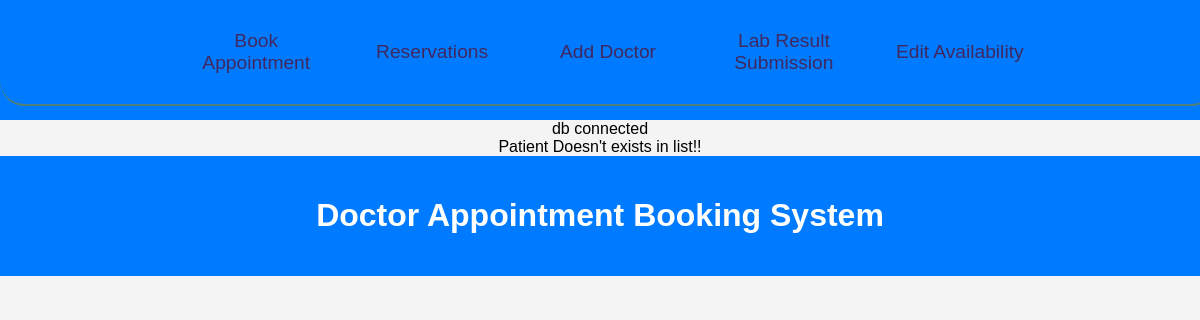
The app's page /lab_results.php, older data.
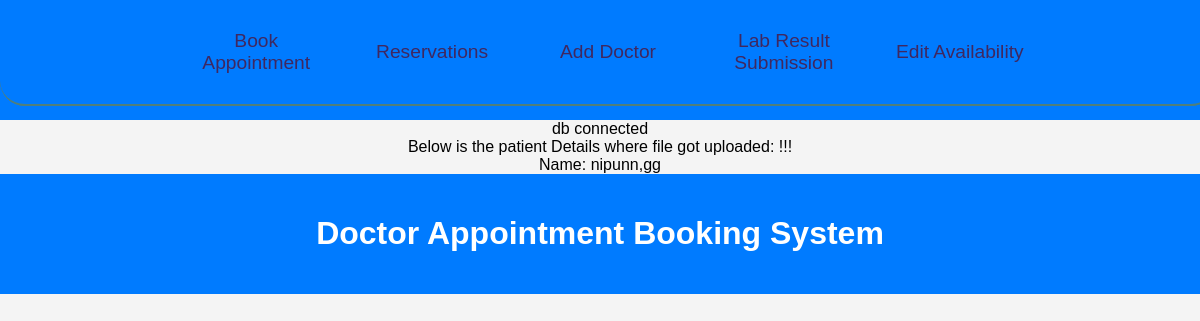
The same page, newer data.
### tables this page shows
CREATE TABLE `registration` (
  `fname` varchar(200) NOT NULL,
  `lname` varchar(200) NOT NULL,
  `healthNo` int(7) NOT NULL,
  `email` text NOT NULL,
  `phoneNo` int(10) NOT NULL,
  `address` text NOT NULL,
  `gender` varchar(100) NOT NULL
);

### lab_results.php (the view, shortened to what this page needs)
<!DOCTYPE html>
<html>
<?php include 'header.php'; ?>
    <center>
<?php
	$con=new mysqli ('localhost', 'root', '','project_final');
    if ($con -> connect_errno) {
        echo "Failed to connect to MySQL: " . $mysqli -> connect_error;
        exit();
      }
      else {
        echo "db connected"."<br>";
      }
				$healthNo=$_POST['cardnumber'];
				$query = "select * from registration where healthNo='$healthNo'";
				$query_run = mysqli_query($con,$query);
                if ($query_run->num_rows > 0) {
                    while($row = $query_run->fetch_assoc()) {
                        echo "Below is the patient Details where file got uploaded: !!!"."<br>";
                       echo "Name: " . $row["fname"].",".$row["lname"]."<br>";
                       $nameis = $row["fname"];
                       $healthcard = $row["healthNo"];
                    if(isset($_POST['results'])){
                        $Patient_Files = $_FILES['pdf_file'];
                        move_uploaded_file($Patient_Files['tmp_name'],"Patient_Files/$nameis-$healthcard/".$healthcard."_".$nameis."_".$Patient_Files['name']);
                    }}
                  }
                else{
	                        echo "Patient Doesn't exists in list!!";
                    }
		?>
        </center>
</body>
<?php include 'header.php'; ?>
</html>

### header.php (shortened to what this page needs)
<!DOCTYPE html>
<html>
<head>
    <link rel="stylesheet" href="style.css">
</head>
<body>
<nav>
    <ul>
        <li><a href='book_appointment.php'>Book Appointment</a></li>
        <li><a href='show_all_appointments.php'>Reservations</a></li>
        <li><a href='doctor_add_form.php'>Add Doctor</a></li>
        <li><a href='lab_result_submission_form.php'>Lab Result Submission</a></li>
        <li><a href='reset_doctor_availability.php'>Edit Availability</a></li>
    </ul>
</nav>
<header>
    <h1>Doctor Appointment Booking System</h1>
</header>

### style.css (style rules this page uses)
body { background-color: white; color: black; font-family: Verdana, Arial, sans-serif; margin: 0; padding: 0; }
nav { text-align: center; border-bottom: 2px solid #507f7b; padding: 1em 0.5em; position: fixed; top: 0; left: 0; z-index: 9999; background-color: white; width: 100%; }
nav li { width: 40%; padding: 0 1em; display: inline; }
nav ul { list-style-type: none; margin: 0; font-size: 1.2em; display: inline; flex-wrap: wrap; }
nav a { text-decoration: none; }
nav a:link { color: #3F2860; }

### header.php (style rules this page uses)
body { font-family: Arial, sans-serif; margin: 0; padding: 0; background-color: #f4f4f4; }
nav { background-color: #007BFF; overflow: hidden; display: flex; justify-content: center; border-bottom-left-radius: 25px; border-bottom-right-radius: 25px; }
nav ul { list-style-type: none; padding: 0; margin: 0; display: flex; align-items: center; }
nav ul li { flex: 1; text-align: center; }
nav ul li a { display: block; width: 100%; color: white; padding: 14px 0; text-decoration: none; transition: color 0.3s ease; position: relative; }
nav ul li a::before, nav ul li a::after { content: ''; position: absolute; width: 100%; height: 2px; background-color: transparent; left: 0; transition: transform 0.3s ease; }
nav ul li a::before { top: 0; transform: scaleX(0); transform-origin: left; }
nav ul li a::after { bottom: 0; transform: scaleX(0); transform-origin: right; }
header { background-color: #007BFF; color: white; text-align: center; padding: 20px 0; }

Row changes from the older to the newer data that the page shows:
added registration: fname "nipunn", lname "gg"
Text that changed along with them:
text no longer shown: "Patient Doesn't exists in list!!"
